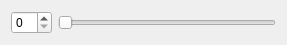
<?xml version="1.0" encoding="UTF-8"?>
<ui version="4.0">
 <class>SmallWidget</class>
 <widget class="QWidget" name="SmallWidget">
  <property name="geometry">
   <rect>
    <x>0</x>
    <y>0</y>
    <width>287</width>
    <height>45</height>
   </rect>
  </property>
  <property name="windowTitle">
   <string>Form</string>
  </property>
  <layout class="QHBoxLayout" name="horizontalLayout">
   <item>
    <widget class="QSpinBox" name="spinBox"/>
   </item>
   <item>
    <widget class="QSlider" name="horizontalSlider">
     <property name="orientation">
      <enum>Qt::Horizontal</enum>
     </property>
    </widget>
   </item>
  </layout>
 </widget>
 <resources/>
 <connections/>
</ui>
